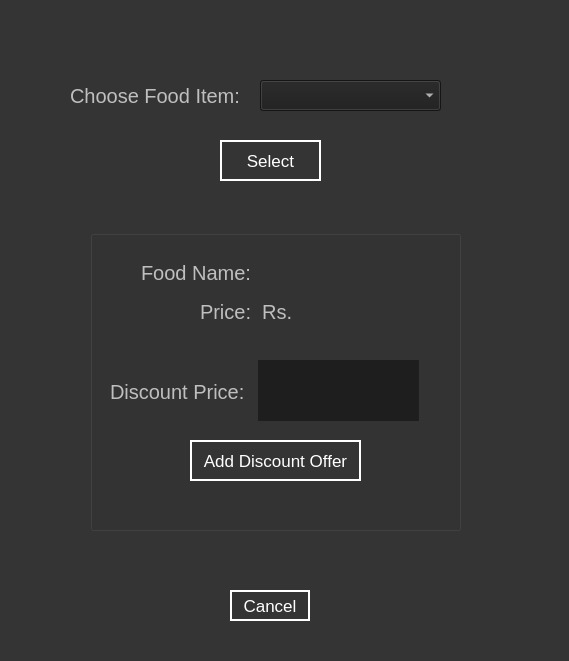
<?xml version="1.0" encoding="UTF-8"?>
<ui version="4.0">
 <class>DiscountOffer</class>
 <widget class="QDialog" name="DiscountOffer">
  <property name="geometry">
   <rect>
    <x>0</x>
    <y>0</y>
    <width>569</width>
    <height>661</height>
   </rect>
  </property>
  <property name="minimumSize">
   <size>
    <width>569</width>
    <height>661</height>
   </size>
  </property>
  <property name="maximumSize">
   <size>
    <width>569</width>
    <height>661</height>
   </size>
  </property>
  <property name="windowTitle">
   <string>Discount Offer</string>
  </property>
  <property name="styleSheet">
   <string notr="true">QDialog
{
	background-color: rgb(52, 52, 52);
}
QPushButton
{
	
	color: rgb(255, 255, 255);
	font-size: 17px;
	border: 2px solid rgb(255, 255, 255);
	background-color: rgb(52, 52, 52);
}
QPushButton:hover
{
	color: rgb(52, 52, 52) ;
	background-color: rgb(255, 255, 255);
}
QLabel
{
	font-size: 20px;
	color: rgb(191, 191, 191);
}
QLineEdit
{	
	color: rgb(255, 255, 255);
	border-style: solid;
	background-color: rgb(30, 30, 30);
	font-size: 40px;
}
QComboBox
{
	color: rgb(255, 255, 255);
	background-color: rgb(30, 30, 30);
	font-size: 17px;
}
QComboBox:hover
{
	background-color: rgb(0, 0, 0);
}
QComboBox QAbstractItemView
{
	background-color: rgb(52, 52, 52);
	color: rgb(255, 255, 255);
}</string>
  </property>
  <widget class="QStackedWidget" name="stackedWidget_addremove">
   <property name="geometry">
    <rect>
     <x>60</x>
     <y>60</y>
     <width>431</width>
     <height>491</height>
    </rect>
   </property>
   <widget class="QWidget" name="page">
    <widget class="QLabel" name="label_chooseFood">
     <property name="geometry">
      <rect>
       <x>10</x>
       <y>25</y>
       <width>181</width>
       <height>21</height>
      </rect>
     </property>
     <property name="text">
      <string>Choose Food Item:</string>
     </property>
    </widget>
    <widget class="QPushButton" name="pushButton_select">
     <property name="geometry">
      <rect>
       <x>160</x>
       <y>80</y>
       <width>101</width>
       <height>41</height>
      </rect>
     </property>
     <property name="text">
      <string>Select</string>
     </property>
    </widget>
    <widget class="QComboBox" name="comboBox_foodName">
     <property name="geometry">
      <rect>
       <x>200</x>
       <y>20</y>
       <width>181</width>
       <height>31</height>
      </rect>
     </property>
    </widget>
    <widget class="QGroupBox" name="groupBox_addDiscountoffer">
     <property name="geometry">
      <rect>
       <x>30</x>
       <y>170</y>
       <width>371</width>
       <height>301</height>
      </rect>
     </property>
     <property name="title">
      <string/>
     </property>
     <widget class="QPushButton" name="pushButton_addOffer">
      <property name="geometry">
       <rect>
        <x>100</x>
        <y>210</y>
        <width>171</width>
        <height>41</height>
       </rect>
      </property>
      <property name="text">
       <string>Add Discount Offer</string>
      </property>
     </widget>
     <widget class="QWidget" name="layoutWidget">
      <property name="geometry">
       <rect>
        <x>110</x>
        <y>70</y>
        <width>221</width>
        <height>26</height>
       </rect>
      </property>
      <layout class="QFormLayout" name="formLayout">
       <item row="0" column="0">
        <widget class="QLabel" name="label_Price">
         <property name="text">
          <string>Price:  Rs.</string>
         </property>
        </widget>
       </item>
       <item row="0" column="1">
        <widget class="QLabel" name="label_showPrice">
         <property name="text">
          <string/>
         </property>
        </widget>
       </item>
      </layout>
     </widget>
     <widget class="QWidget" name="layoutWidget">
      <property name="geometry">
       <rect>
        <x>51</x>
        <y>31</y>
        <width>281</width>
        <height>26</height>
       </rect>
      </property>
      <layout class="QFormLayout" name="formLayout_2">
       <item row="0" column="0">
        <widget class="QLabel" name="label_foodName">
         <property name="text">
          <string>Food Name:</string>
         </property>
        </widget>
       </item>
       <item row="0" column="1">
        <widget class="QLabel" name="label_showFoodname">
         <property name="text">
          <string/>
         </property>
        </widget>
       </item>
      </layout>
     </widget>
     <widget class="QLabel" name="label_discoutPrice">
      <property name="geometry">
       <rect>
        <x>20</x>
        <y>150</y>
        <width>133</width>
        <height>24</height>
       </rect>
      </property>
      <property name="text">
       <string>Discount Price:</string>
      </property>
     </widget>
     <widget class="QLineEdit" name="lineEdit_discountPrice">
      <property name="geometry">
       <rect>
        <x>168</x>
        <y>130</y>
        <width>161</width>
        <height>61</height>
       </rect>
      </property>
      <property name="text">
       <string/>
      </property>
     </widget>
    </widget>
   </widget>
   <widget class="QWidget" name="page_2"/>
  </widget>
  <widget class="QPushButton" name="pushButton_cancel">
   <property name="geometry">
    <rect>
     <x>230</x>
     <y>590</y>
     <width>80</width>
     <height>31</height>
    </rect>
   </property>
   <property name="text">
    <string>Cancel</string>
   </property>
  </widget>
 </widget>
 <resources/>
 <connections/>
</ui>
